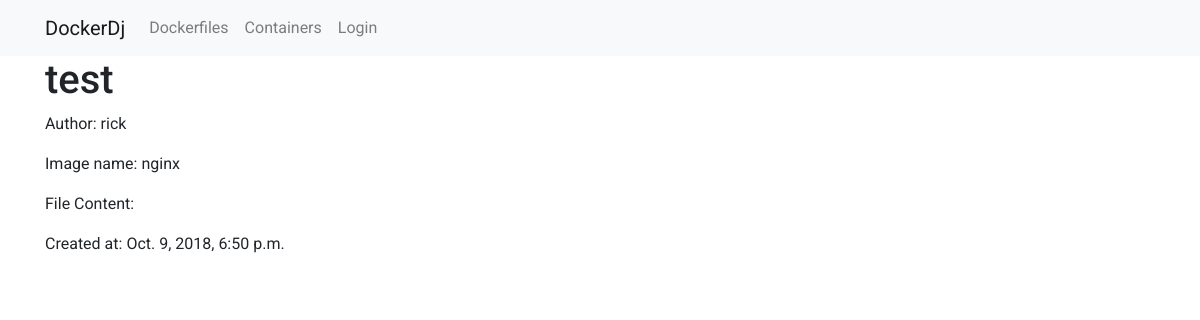
The app's page /dockerapp/dockerfile/1, older data.
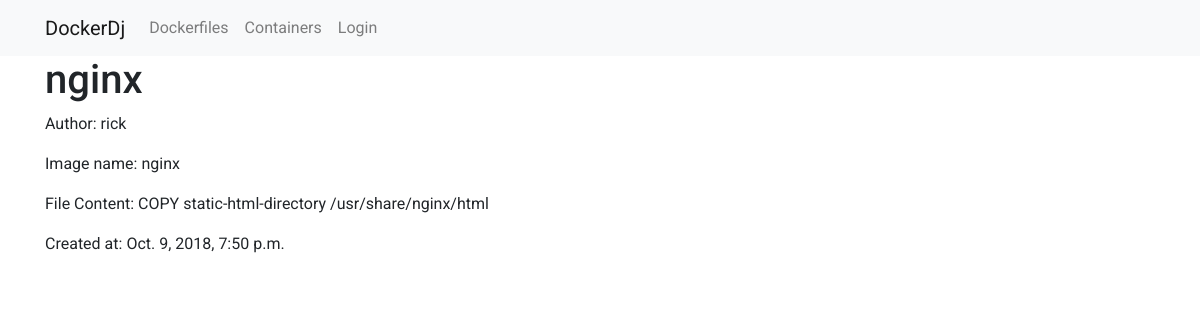
The same page, newer data.
### dockerapp/models.py (models this page shows, shortened)
class Dockerfile(models.Model):
    author = models.ForeignKey('auth.User', on_delete=models.CASCADE)
    title = models.CharField(max_length=200)
    image_name = models.CharField(max_length=200)
    dockerfile_content = models.TextField()
    dockerfile = models.FileField(upload_to='media/dockerfiles/',blank=True)
    created_date = models.DateTimeField(default=timezone.now)

### dockerapp/views.py (the view)
# urls.py: url(r"dockerfile/(?P<pk>\d+)", views.DockerfileDetail.as_view(),name="dockerfile_change"),
class DockerfileDetail(SelectRelatedMixin, generic.DetailView):
    model = models.Dockerfile
    select_related = ("author",)

### dockerapp/templates/dockerapp/dockerfile_detail.html (shortened to what this page needs)
{% extends "base.html" %}
{% block content %}
  <h1>{{ dockerfile.title }}</h1>
  <p>Author: {{ dockerfile.author }}</p>
  <p>Image name: {{ dockerfile.image_name}}</p>
  <p>File Content: {{ dockerfile.dockerfile_content }}</p>
  <p>Created at: {{ dockerfile.created_date }}</p>
{% endblock %}

### templates/base.html (shortened to what this page needs)
<!DOCTYPE html>
{% load staticfiles %}
<html lang="en">
  <head>
    <link rel="stylesheet" href="https://stackpath.bootstrapcdn.com/bootstrap/4.1.3/css/bootstrap.min.css">
    <link rel="stylesheet" href="{% static 'css/style.css' %}">
  </head>
  <body>
    <nav class="navbar navbar-expand-lg navbar-light bg-light">
      <div class="container">
        <a class="navbar-brand" href="{% url 'home' %}">DockerDj</a>
        <div class="collapse navbar-collapse" id="navbarNav">
          <ul class="navbar-nav">
              {% if user.is_authenticated %}
                <li class="nav-item">
                  <a class="nav-link" href="{% url 'dockerapp:dockerfiles' %}">Dockerfiles</a>
                </li>
                <li class="nav-item">
                  <a class="nav-link" href="{% url 'dockerapp:dockerfile_new' %}">Add dockerfile</a>
                </li>
                <li class="nav-item">
                  <a class="nav-link" href="{% url 'dockerapp:containers' %}">Containers</a>
                </li>
                <li class="nav-item">
                  <a class="nav-link" href="{% url 'dockerapp:container_new' %}">Add Container</a>
                </li>
                <li class="nav-item">
                  <a class="nav-link" href="{% url 'dockerapp:logout' %}">Logout</a>
                </li>
              {% else %}
                <li class="nav-item">
                  <a class="nav-link" href="{% url 'dockerapp:dockerfiles' %}">Dockerfiles</a>
                </li>
                <li class="nav-item">
                  <a class="nav-link" href="{% url 'dockerapp:containers' %}">Containers</a>
                </li>
                <li class="nav-item">
                  <a class="nav-link" href="{% url 'dockerapp:login' %}">Login</a>
                </li>
              {% endif %}
          </ul>
        </div>
      </div>
    </nav>
    <div class="container">
      {% block content %}
      {% endblock %}
    </div>
  </body>
</html>

### static/css/style.css (style rules this page uses)
* { font-family: 'Roboto', sans-serif; }

Row changes from the older to the newer data that the page shows:
changed Dockerfile "nginx": title "test" → "nginx"; dockerfile_content (not shown) → "COPY static-html-directory /usr/share/nginx/html"; created_date "Oct. 9, 2018, 6:50 p.m." → "Oct. 9, 2018, 7:50 p.m."
